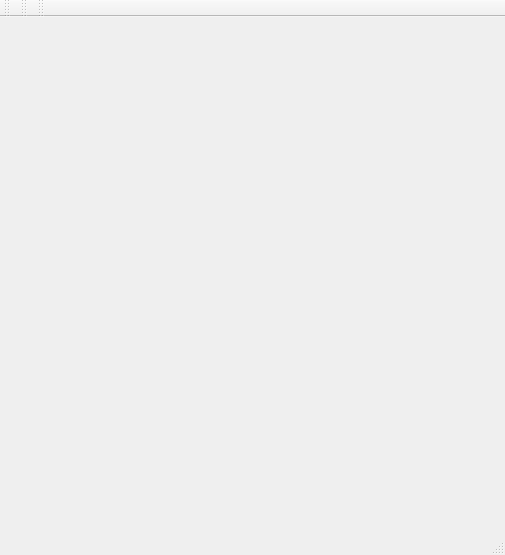
<?xml version="1.0" encoding="UTF-8"?>
<ui version="4.0">
 <class>MainWindow</class>
 <widget class="QMainWindow" name="MainWindow">
  <property name="geometry">
   <rect>
    <x>0</x>
    <y>0</y>
    <width>505</width>
    <height>555</height>
   </rect>
  </property>
  <property name="windowTitle">
   <string>MainWindow</string>
  </property>
  <property name="styleSheet">
   <string notr="true"/>
  </property>
  <widget class="QWidget" name="centralWidget"/>
  <widget class="QMenuBar" name="menuBar">
   <property name="geometry">
    <rect>
     <x>0</x>
     <y>0</y>
     <width>505</width>
     <height>23</height>
    </rect>
   </property>
  </widget>
  <widget class="QToolBar" name="mainToolBar">
   <attribute name="toolBarArea">
    <enum>TopToolBarArea</enum>
   </attribute>
   <attribute name="toolBarBreak">
    <bool>false</bool>
   </attribute>
  </widget>
  <widget class="QStatusBar" name="statusBar"/>
  <widget class="QToolBar" name="toolBar">
   <property name="windowTitle">
    <string>toolBar</string>
   </property>
   <attribute name="toolBarArea">
    <enum>TopToolBarArea</enum>
   </attribute>
   <attribute name="toolBarBreak">
    <bool>false</bool>
   </attribute>
  </widget>
  <widget class="QToolBar" name="toolBar_2">
   <property name="windowTitle">
    <string>toolBar_2</string>
   </property>
   <attribute name="toolBarArea">
    <enum>TopToolBarArea</enum>
   </attribute>
   <attribute name="toolBarBreak">
    <bool>false</bool>
   </attribute>
  </widget>
 </widget>
 <layoutdefault spacing="6" margin="11"/>
 <resources/>
 <connections/>
</ui>
